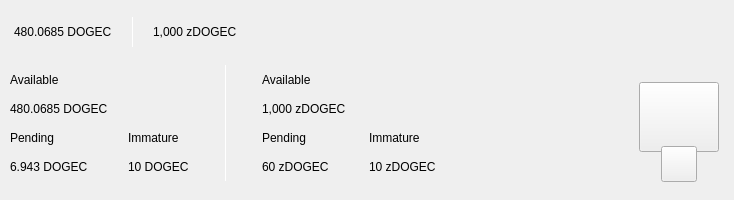
<?xml version="1.0" encoding="UTF-8"?>
<ui version="4.0">
 <class>TopBar</class>
 <widget class="QWidget" name="TopBar">
  <property name="geometry">
   <rect>
    <x>0</x>
    <y>0</y>
    <width>734</width>
    <height>200</height>
   </rect>
  </property>
  <property name="minimumSize">
   <size>
    <width>0</width>
    <height>200</height>
   </size>
  </property>
  <property name="maximumSize">
   <size>
    <width>16777215</width>
    <height>200</height>
   </size>
  </property>
  <property name="windowTitle">
   <string>Form</string>
  </property>
  <layout class="QVBoxLayout" name="verticalLayout_10" stretch="0">
   <property name="spacing">
    <number>0</number>
   </property>
   <property name="leftMargin">
    <number>0</number>
   </property>
   <property name="topMargin">
    <number>0</number>
   </property>
   <property name="rightMargin">
    <number>0</number>
   </property>
   <property name="bottomMargin">
    <number>0</number>
   </property>
   <item>
    <widget class="QWidget" name="containerTop" native="true">
     <layout class="QVBoxLayout" name="verticalLayout_11">
      <property name="spacing">
       <number>0</number>
      </property>
      <property name="leftMargin">
       <number>0</number>
      </property>
      <property name="topMargin">
       <number>0</number>
      </property>
      <property name="rightMargin">
       <number>0</number>
      </property>
      <property name="bottomMargin">
       <number>0</number>
      </property>
      <item>
       <widget class="QWidget" name="top_container_2" native="true">
        <property name="minimumSize">
         <size>
          <width>0</width>
          <height>65</height>
         </size>
        </property>
        <layout class="QHBoxLayout" name="top_container">
         <property name="spacing">
          <number>0</number>
         </property>
         <property name="leftMargin">
          <number>14</number>
         </property>
         <property name="topMargin">
          <number>0</number>
         </property>
         <property name="rightMargin">
          <number>14</number>
         </property>
         <property name="bottomMargin">
          <number>0</number>
         </property>
         <item alignment="Qt::AlignVCenter">
          <widget class="QWidget" name="widgetTopAmount" native="true">
           <property name="sizePolicy">
            <sizepolicy hsizetype="Preferred" vsizetype="Maximum">
             <horstretch>0</horstretch>
             <verstretch>0</verstretch>
            </sizepolicy>
           </property>
           <layout class="QHBoxLayout" name="horizontalLayout_5">
            <property name="spacing">
             <number>0</number>
            </property>
            <property name="leftMargin">
             <number>0</number>
            </property>
            <property name="topMargin">
             <number>0</number>
            </property>
            <property name="rightMargin">
             <number>0</number>
            </property>
            <property name="bottomMargin">
             <number>0</number>
            </property>
            <item alignment="Qt::AlignTop">
             <widget class="QLabel" name="labelAmountTopDogeC">
              <property name="minimumSize">
               <size>
                <width>0</width>
                <height>36</height>
               </size>
              </property>
              <property name="styleSheet">
               <string notr="true">padding:0px;margin:0px;</string>
              </property>
              <property name="text">
               <string>480.0685 DOGEC</string>
              </property>
             </widget>
            </item>
            <item>
             <spacer name="horizontalSpacer_11">
              <property name="orientation">
               <enum>Qt::Horizontal</enum>
              </property>
              <property name="sizeType">
               <enum>QSizePolicy::Fixed</enum>
              </property>
              <property name="sizeHint" stdset="0">
               <size>
                <width>20</width>
                <height>20</height>
               </size>
              </property>
             </spacer>
            </item>
            <item alignment="Qt::AlignVCenter">
             <widget class="QLabel" name="label_16">
              <property name="minimumSize">
               <size>
                <width>1</width>
                <height>30</height>
               </size>
              </property>
              <property name="maximumSize">
               <size>
                <width>1</width>
                <height>30</height>
               </size>
              </property>
              <property name="styleSheet">
               <string notr="true">background-color:white;
padding:0px;
border:none;</string>
              </property>
              <property name="text">
               <string/>
              </property>
             </widget>
            </item>
            <item>
             <spacer name="horizontalSpacer_12">
              <property name="orientation">
               <enum>Qt::Horizontal</enum>
              </property>
              <property name="sizeType">
               <enum>QSizePolicy::Fixed</enum>
              </property>
              <property name="sizeHint" stdset="0">
               <size>
                <width>20</width>
                <height>20</height>
               </size>
              </property>
             </spacer>
            </item>
            <item alignment="Qt::AlignTop">
             <widget class="QLabel" name="labelAmountTopzDogec">
              <property name="minimumSize">
               <size>
                <width>0</width>
                <height>36</height>
               </size>
              </property>
              <property name="text">
               <string>1,000 zDOGEC</string>
              </property>
             </widget>
            </item>
           </layout>
          </widget>
         </item>
         <item>
          <spacer name="horizontalSpacer">
           <property name="orientation">
            <enum>Qt::Horizontal</enum>
           </property>
           <property name="sizeHint" stdset="0">
            <size>
             <width>40</width>
             <height>20</height>
            </size>
           </property>
          </spacer>
         </item>
         <item>
          <layout class="QHBoxLayout" name="horizontalLayout_4">
           <property name="spacing">
            <number>12</number>
           </property>
           <property name="rightMargin">
            <number>0</number>
           </property>
           <item alignment="Qt::AlignRight">
            <widget class="QWidget" name="layoutSync" native="true">
             <property name="minimumSize">
              <size>
               <width>0</width>
               <height>36</height>
              </size>
             </property>
             <property name="maximumSize">
              <size>
               <width>16777215</width>
               <height>36</height>
              </size>
             </property>
             <layout class="QVBoxLayout" name="verticalLayout_9">
              <property name="leftMargin">
               <number>0</number>
              </property>
              <property name="topMargin">
               <number>0</number>
              </property>
              <property name="rightMargin">
               <number>0</number>
              </property>
              <property name="bottomMargin">
               <number>0</number>
              </property>
              <item>
               <widget class="ExpandableButton" name="pushButtonSync" native="true">
                <property name="minimumSize">
                 <size>
                  <width>36</width>
                  <height>36</height>
                 </size>
                </property>
                <property name="maximumSize">
                 <size>
                  <width>16777215</width>
                  <height>36</height>
                 </size>
                </property>
               </widget>
              </item>
             </layout>
            </widget>
           </item>
           <item>
            <widget class="ExpandableButton" name="pushButtonMint" native="true">
             <property name="minimumSize">
              <size>
               <width>36</width>
               <height>36</height>
              </size>
             </property>
            </widget>
           </item>
           <item>
            <widget class="ExpandableButton" name="pushButtonStack" native="true">
             <property name="minimumSize">
              <size>
               <width>36</width>
               <height>36</height>
              </size>
             </property>
            </widget>
           </item>
           <item>
            <widget class="ExpandableButton" name="pushButtonConnection" native="true">
             <property name="minimumSize">
              <size>
               <width>36</width>
               <height>36</height>
              </size>
             </property>
            </widget>
           </item>
           <item>
            <widget class="ExpandableButton" name="pushButtonLock" native="true">
             <property name="sizePolicy">
              <sizepolicy hsizetype="Expanding" vsizetype="Expanding">
               <horstretch>0</horstretch>
               <verstretch>0</verstretch>
              </sizepolicy>
             </property>
             <property name="minimumSize">
              <size>
               <width>36</width>
               <height>0</height>
              </size>
             </property>
            </widget>
           </item>
            <item>
            <widget class="ExpandableButton" name="pushButtonHD" native="true">
             <property name="sizePolicy">
              <sizepolicy hsizetype="Expanding" vsizetype="Expanding">
               <horstretch>0</horstretch>
               <verstretch>0</verstretch>
              </sizepolicy>
             </property>
             <property name="minimumSize">
              <size>
               <width>36</width>
               <height>0</height>
              </size>
             </property>
            </widget>
           </item>
           <item>
            <widget class="ExpandableButton" name="pushButtonTheme" native="true">
             <property name="minimumSize">
              <size>
               <width>36</width>
               <height>36</height>
              </size>
             </property>
             <property name="maximumSize">
              <size>
               <width>16777215</width>
               <height>36</height>
              </size>
             </property>
            </widget>
           </item>
           <item>
            <widget class="ExpandableButton" name="pushButtonFAQ" native="true">
             <property name="minimumSize">
              <size>
               <width>36</width>
               <height>36</height>
              </size>
             </property>
            </widget>
           </item>
          </layout>
         </item>
        </layout>
       </widget>
      </item>
      <item>
       <widget class="QWidget" name="bottom_container" native="true">
        <property name="minimumSize">
         <size>
          <width>0</width>
          <height>135</height>
         </size>
        </property>
        <layout class="QHBoxLayout" name="botton_container">
         <property name="leftMargin">
          <number>10</number>
         </property>
         <property name="topMargin">
          <number>0</number>
         </property>
         <property name="rightMargin">
          <number>10</number>
         </property>
         <property name="bottomMargin">
          <number>10</number>
         </property>
         <item>
          <layout class="QHBoxLayout" name="horizontalLayout_3">
           <property name="bottomMargin">
            <number>9</number>
           </property>
           <item>
            <layout class="QVBoxLayout" name="verticalLayout_7">
             <property name="spacing">
              <number>0</number>
             </property>
             <property name="leftMargin">
              <number>0</number>
             </property>
             <property name="rightMargin">
              <number>30</number>
             </property>
             <item>
              <layout class="QVBoxLayout" name="verticalLayout_2">
               <item>
                <widget class="QLabel" name="labelTitle1">
                 <property name="text">
                  <string>Available</string>
                 </property>
                </widget>
               </item>
               <item>
                <widget class="QLabel" name="labelAmountDogeC">
                 <property name="text">
                  <string>480.0685 DOGEC</string>
                 </property>
                </widget>
               </item>
              </layout>
             </item>
             <item>
              <layout class="QHBoxLayout" name="horizontalLayout_2">
               <property name="spacing">
                <number>0</number>
               </property>
               <item>
                <layout class="QVBoxLayout" name="verticalLayout_3">
                 <item>
                  <widget class="QLabel" name="labelTitle3">
                   <property name="text">
                    <string>Pending</string>
                   </property>
                  </widget>
                 </item>
                 <item>
                  <widget class="QLabel" name="labelPendingDogeC">
                   <property name="text">
                    <string>6.943 DOGEC</string>
                   </property>
                  </widget>
                 </item>
                </layout>
               </item>
               <item>
                <spacer name="horizontalSpacer_3">
                 <property name="orientation">
                  <enum>Qt::Horizontal</enum>
                 </property>
                 <property name="sizeType">
                  <enum>QSizePolicy::Fixed</enum>
                 </property>
                 <property name="sizeHint" stdset="0">
                  <size>
                   <width>40</width>
                   <height>20</height>
                  </size>
                 </property>
                </spacer>
               </item>
               <item>
                <layout class="QVBoxLayout" name="verticalLayout_4">
                 <item>
                  <widget class="QLabel" name="labelTitle4">
                   <property name="text">
                    <string>Immature</string>
                   </property>
                  </widget>
                 </item>
                 <item>
                  <widget class="QLabel" name="labelImmatureDogeC">
                   <property name="text">
                    <string>10 DOGEC</string>
                   </property>
                  </widget>
                 </item>
                </layout>
               </item>
              </layout>
             </item>
            </layout>
           </item>
           <item>
            <widget class="QLabel" name="label_9">
             <property name="minimumSize">
              <size>
               <width>1</width>
               <height>100</height>
              </size>
             </property>
             <property name="maximumSize">
              <size>
               <width>1</width>
               <height>16777215</height>
              </size>
             </property>
             <property name="styleSheet">
              <string notr="true">background-color:white;
padding:0px;
border:none;</string>
             </property>
             <property name="text">
              <string/>
             </property>
            </widget>
           </item>
           <item>
            <layout class="QVBoxLayout" name="verticalLayout_8">
             <property name="spacing">
              <number>0</number>
             </property>
             <property name="leftMargin">
              <number>30</number>
             </property>
             <item>
              <layout class="QVBoxLayout" name="verticalLayout">
               <item>
                <widget class="QLabel" name="labelTitle2">
                 <property name="text">
                  <string>Available</string>
                 </property>
                </widget>
               </item>
               <item>
                <widget class="QLabel" name="labelAmountzDogec">
                 <property name="text">
                  <string>1,000 zDOGEC</string>
                 </property>
                </widget>
               </item>
              </layout>
             </item>
             <item>
              <layout class="QHBoxLayout" name="horizontalLayout">
               <property name="spacing">
                <number>0</number>
               </property>
               <item>
                <layout class="QVBoxLayout" name="verticalLayout_5">
                 <item>
                  <widget class="QLabel" name="labelTitle5">
                   <property name="text">
                    <string>Pending</string>
                   </property>
                  </widget>
                 </item>
                 <item>
                  <widget class="QLabel" name="labelPendingzDogec">
                   <property name="text">
                    <string>60 zDOGEC</string>
                   </property>
                  </widget>
                 </item>
                </layout>
               </item>
               <item>
                <spacer name="horizontalSpacer_4">
                 <property name="orientation">
                  <enum>Qt::Horizontal</enum>
                 </property>
                 <property name="sizeType">
                  <enum>QSizePolicy::Fixed</enum>
                 </property>
                 <property name="sizeHint" stdset="0">
                  <size>
                   <width>40</width>
                   <height>20</height>
                  </size>
                 </property>
                </spacer>
               </item>
               <item>
                <layout class="QVBoxLayout" name="verticalLayout_6">
                 <item>
                  <widget class="QLabel" name="labelTitle6">
                   <property name="text">
                    <string>Immature</string>
                   </property>
                  </widget>
                 </item>
                 <item>
                  <widget class="QLabel" name="labelImmaturezDogec">
                   <property name="text">
                    <string>10 zDOGEC</string>
                   </property>
                  </widget>
                 </item>
                </layout>
               </item>
              </layout>
             </item>
            </layout>
           </item>
          </layout>
         </item>
         <item>
          <spacer name="horizontalSpacer_2">
           <property name="orientation">
            <enum>Qt::Horizontal</enum>
           </property>
           <property name="sizeHint" stdset="0">
            <size>
             <width>40</width>
             <height>20</height>
            </size>
           </property>
          </spacer>
         </item>
         <item alignment="Qt::AlignHCenter|Qt::AlignVCenter">
          <widget class="QWidget" name="qrContainer" native="true">
           <property name="sizePolicy">
            <sizepolicy hsizetype="Preferred" vsizetype="Minimum">
             <horstretch>0</horstretch>
             <verstretch>0</verstretch>
            </sizepolicy>
           </property>
           <property name="minimumSize">
            <size>
             <width>90</width>
             <height>110</height>
            </size>
           </property>
           <property name="maximumSize">
            <size>
             <width>90</width>
             <height>110</height>
            </size>
           </property>
           <layout class="QVBoxLayout" name="containerQR">
            <property name="spacing">
             <number>0</number>
            </property>
            <property name="leftMargin">
             <number>5</number>
            </property>
            <property name="topMargin">
             <number>10</number>
            </property>
            <property name="rightMargin">
             <number>5</number>
            </property>
            <property name="bottomMargin">
             <number>0</number>
            </property>
            <item>
             <widget class="QPushButton" name="btnQr">
              <property name="minimumSize">
               <size>
                <width>70</width>
                <height>70</height>
               </size>
              </property>
              <property name="maximumSize">
               <size>
                <width>16777215</width>
                <height>70</height>
               </size>
              </property>
              <property name="text">
               <string/>
              </property>
              <property name="iconSize">
               <size>
                <width>70</width>
                <height>70</height>
               </size>
              </property>
             </widget>
            </item>
            <item>
             <spacer name="verticalSpacer">
              <property name="orientation">
               <enum>Qt::Vertical</enum>
              </property>
              <property name="sizeType">
               <enum>QSizePolicy::Fixed</enum>
              </property>
              <property name="sizeHint" stdset="0">
               <size>
                <width>20</width>
                <height>20</height>
               </size>
              </property>
             </spacer>
            </item>
            <item alignment="Qt::AlignHCenter|Qt::AlignBottom">
             <widget class="QPushButton" name="pushButtonQR">
              <property name="minimumSize">
               <size>
                <width>36</width>
                <height>36</height>
               </size>
              </property>
              <property name="maximumSize">
               <size>
                <width>36</width>
                <height>36</height>
               </size>
              </property>
              <property name="text">
               <string/>
              </property>
             </widget>
            </item>
           </layout>
          </widget>
         </item>
        </layout>
       </widget>
      </item>
     </layout>
    </widget>
   </item>
  </layout>
 </widget>
 <customwidgets>
  <customwidget>
   <class>ExpandableButton</class>
   <extends>QWidget</extends>
   <header>qt/dogecash/expandablebutton.h</header>
   <container>1</container>
  </customwidget>
 </customwidgets>
 <resources/>
 <connections/>
</ui>
